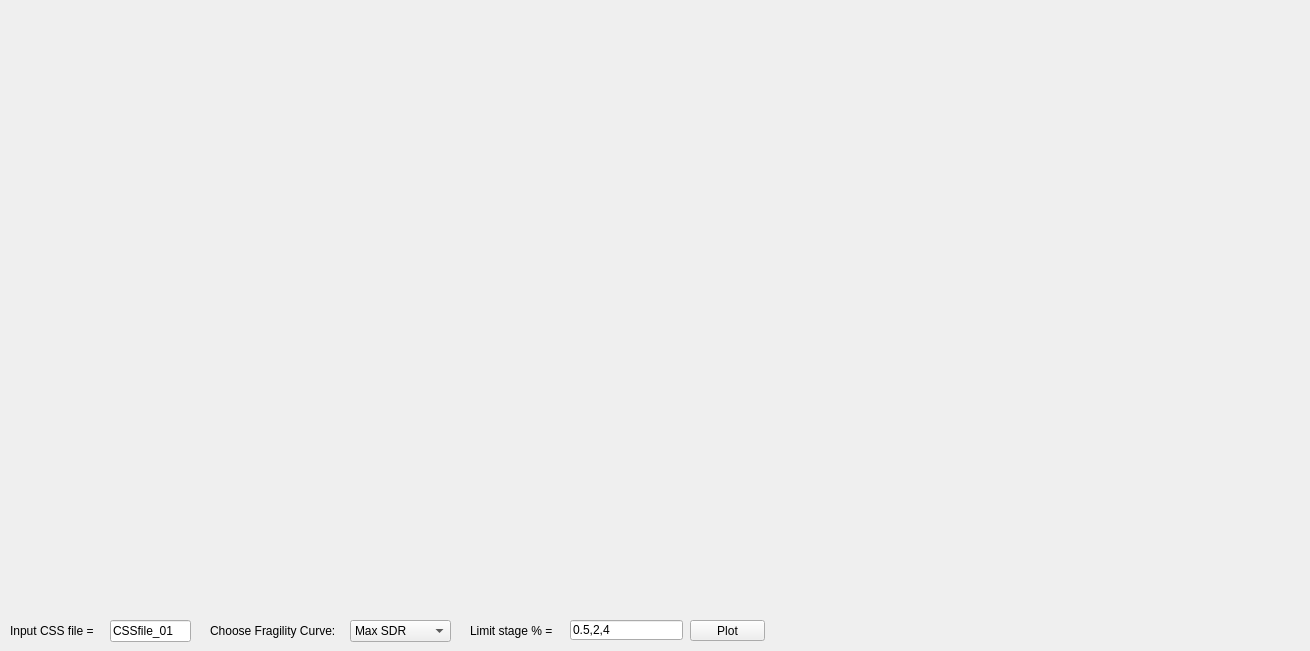
     <widget class="QWidget" name="CSSResult">
      <attribute name="title">
       <string>CSS Results</string>
      </attribute>
      <widget class="QLineEdit" name="InputCSSFile">
       <property name="geometry">
        <rect>
         <x>110</x>
         <y>620</y>
         <width>81</width>
         <height>22</height>
        </rect>
       </property>
       <property name="text">
        <string>CSSfile_01</string>
       </property>
      </widget>
      <widget class="QLabel" name="label_14">
       <property name="geometry">
        <rect>
         <x>10</x>
         <y>620</y>
         <width>101</width>
         <height>21</height>
        </rect>
       </property>
       <property name="font">
        <font>
         <weight>50</weight>
         <italic>false</italic>
         <bold>false</bold>
        </font>
       </property>
       <property name="text">
        <string>Input CSS file =</string>
       </property>
      </widget>
      <widget class="QLabel" name="label_15">
       <property name="geometry">
        <rect>
         <x>470</x>
         <y>620</y>
         <width>131</width>
         <height>21</height>
        </rect>
       </property>
       <property name="font">
        <font>
         <weight>50</weight>
         <italic>false</italic>
         <bold>false</bold>
        </font>
       </property>
       <property name="text">
        <string>Limit stage % =</string>
       </property>
      </widget>
      <widget class="QLineEdit" name="CSS_LimitStage">
       <property name="geometry">
        <rect>
         <x>570</x>
         <y>620</y>
         <width>113</width>
         <height>20</height>
        </rect>
       </property>
       <property name="text">
        <string>0.5,2,4</string>
       </property>
      </widget>
      <widget class="QPushButton" name="PlotCSS">
       <property name="geometry">
        <rect>
         <x>690</x>
         <y>620</y>
         <width>75</width>
         <height>21</height>
        </rect>
       </property>
       <property name="text">
        <string>Plot</string>
       </property>
      </widget>
      <widget class="MplWidget" name="SDR_IM_CSS" native="true">
       <property name="geometry">
        <rect>
         <x>0</x>
         <y>0</y>
         <width>651</width>
         <height>301</height>
        </rect>
       </property>
      </widget>
      <widget class="MplWidget" name="MaxRA_IM_CSS" native="true">
       <property name="geometry">
        <rect>
         <x>650</x>
         <y>0</y>
         <width>651</width>
         <height>301</height>
        </rect>
       </property>
      </widget>
      <widget class="MplWidget" name="Vu_Vn_IM_CSS" native="true">
       <property name="geometry">
        <rect>
         <x>0</x>
         <y>300</y>
         <width>651</width>
         <height>311</height>
        </rect>
       </property>
      </widget>
      <widget class="MplWidget" name="FragilityCurveCSS" native="true">
       <property name="geometry">
        <rect>
         <x>650</x>
         <y>300</y>
         <width>651</width>
         <height>311</height>
        </rect>
       </property>
      </widget>
      <widget class="QLabel" name="label_16">
       <property name="geometry">
        <rect>
         <x>210</x>
         <y>620</y>
         <width>151</width>
         <height>21</height>
        </rect>
       </property>
       <property name="font">
        <font>
         <weight>50</weight>
         <italic>false</italic>
         <bold>false</bold>
        </font>
       </property>
       <property name="text">
        <string>Choose Fragility Curve:</string>
       </property>
      </widget>
      <widget class="QComboBox" name="comboBoxFragCurve">
       <property name="geometry">
        <rect>
         <x>350</x>
         <y>620</y>
         <width>101</width>
         <height>22</height>
        </rect>
       </property>
       <item>
        <property name="text">
         <string>Max SDR</string>
        </property>
       </item>
       <item>
        <property name="text">
         <string>Max Rotation</string>
        </property>
       </item>
       <item>
        <property name="text">
         <string>Max Vu/Vn</string>
        </property>
       </item>
      </widget>
     </widget>
